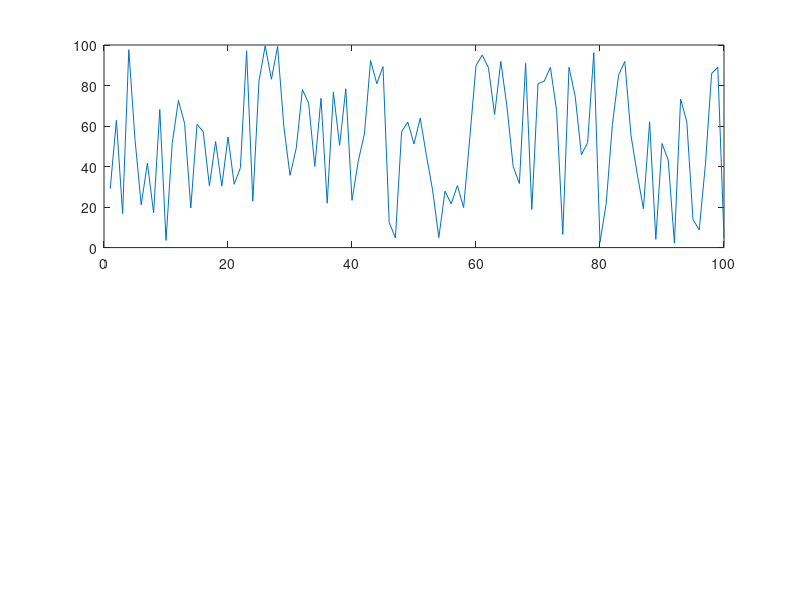

The MATLAB script that drew this image: (Note: this script raises an error after producing the figure.)
clc; clear;
n = 100;
arr = (unifrnd(1,n,1,n));
subplot(2,1,1);
plot(arr);
arr = Sort(arr);
subplot(2,1,2);
plot(arr);